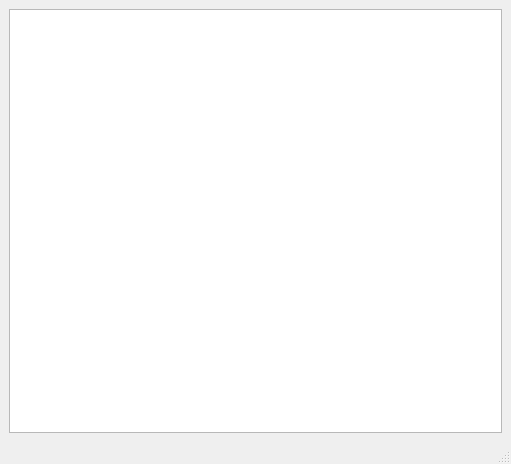
<?xml version="1.0" encoding="UTF-8"?>
<ui version="4.0">
 <class>MainWindow</class>
 <widget class="QMainWindow" name="MainWindow">
  <property name="geometry">
   <rect>
    <x>0</x>
    <y>0</y>
    <width>511</width>
    <height>464</height>
   </rect>
  </property>
  <property name="windowTitle">
   <string>Compound Manager</string>
  </property>
  <widget class="QWidget" name="centralwidget">
   <layout class="QVBoxLayout" name="verticalLayout">
    <item>
     <widget class="QTreeView" name="tableView">
      <property name="contextMenuPolicy">
       <enum>Qt::CustomContextMenu</enum>
      </property>
      <property name="selectionMode">
       <enum>QAbstractItemView::ExtendedSelection</enum>
      </property>
     </widget>
    </item>
   </layout>
  </widget>
  <widget class="QMenuBar" name="menubar">
   <property name="geometry">
    <rect>
     <x>0</x>
     <y>0</y>
     <width>511</width>
     <height>20</height>
    </rect>
   </property>
  </widget>
  <widget class="QStatusBar" name="statusbar"/>
 </widget>
 <resources/>
 <connections/>
</ui>
